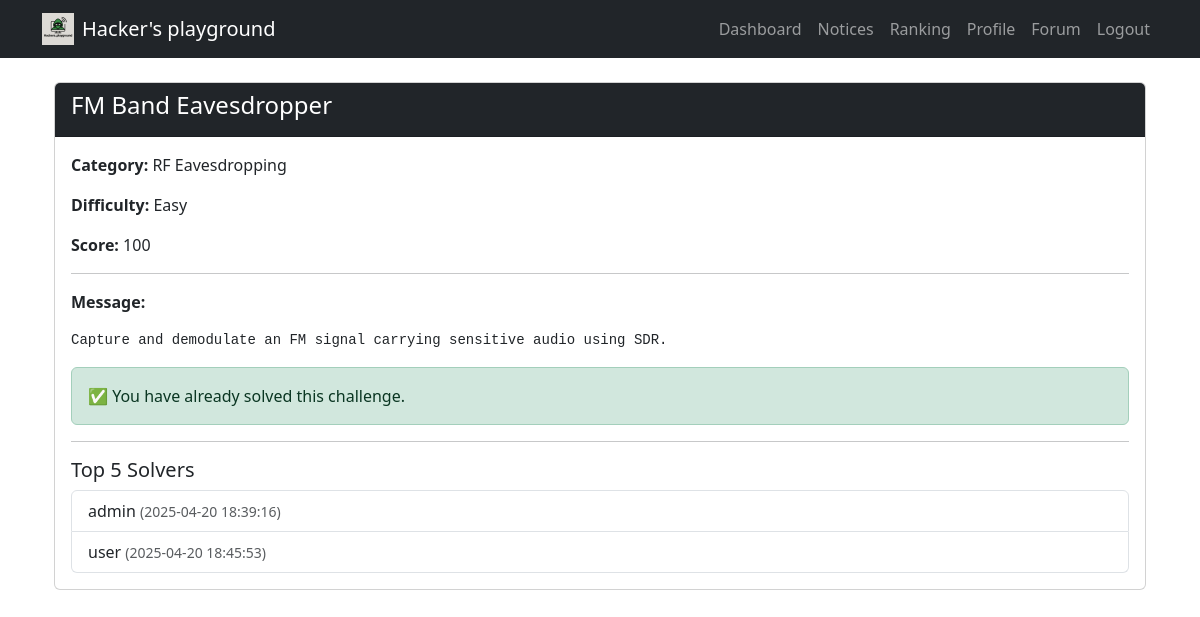
/challenge/1 (signed in), run on an earlier commit of the app's database.
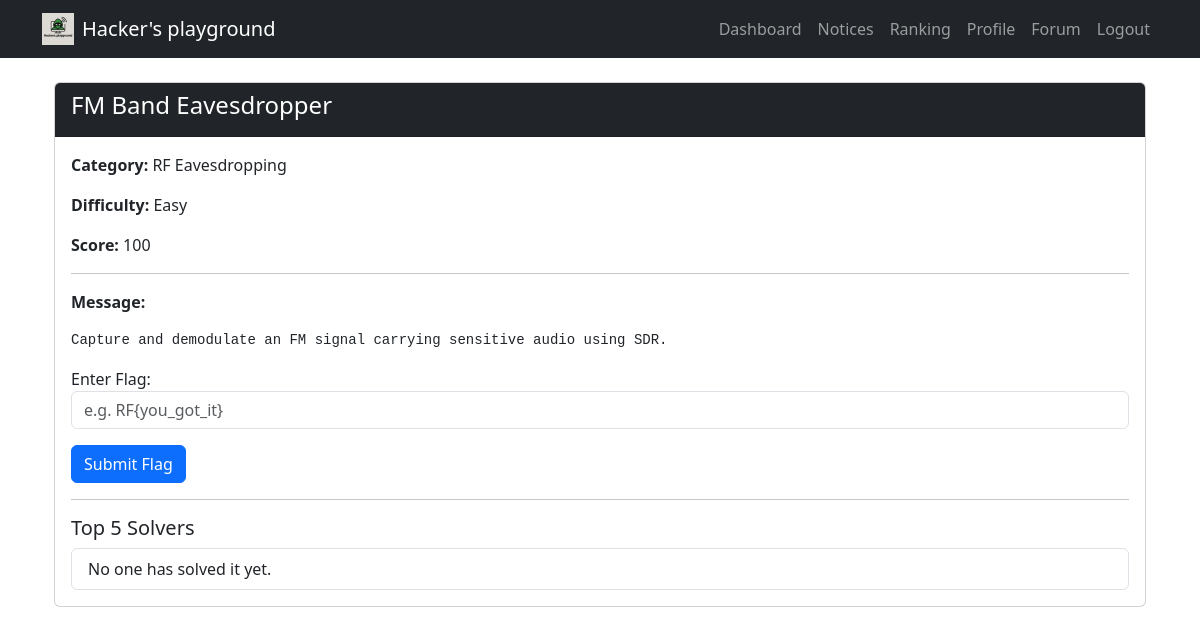
And on a later commit of the database.
### tables this page shows
CREATE TABLE solves (
  id INTEGER PRIMARY KEY AUTOINCREMENT,
  user_id INTEGER,
  challenge_id INTEGER,
  solved_at TEXT DEFAULT CURRENT_TIMESTAMP,
  FOREIGN KEY(user_id) REFERENCES users(id),
  FOREIGN KEY(challenge_id) REFERENCES challenges(id)
);

CREATE TABLE users (
  id INTEGER PRIMARY KEY AUTOINCREMENT,
  username TEXT NOT NULL UNIQUE,
  password TEXT NOT NULL,
  email TEXT,
  comment TEXT,
  nationality TEXT,
  score INTEGER DEFAULT 0,
  ranking INTEGER DEFAULT 0
);

### routes/challenge.py (the view, shortened to what this page needs)
@challenge_routes.route('/challenge/<int:challenge_id>', methods=['GET', 'POST'])
def challenge(challenge_id):
    if 'user_id' not in session:
        return redirect('/login')
    conn = get_db()
    cur = conn.cursor()
    cur.execute("SELECT * FROM challenges WHERE id=?", (challenge_id,))
    challenge = cur.fetchone()
    if not challenge:
        flash("Challenge not found.")
        return redirect('/dashboard')
    cur.execute("SELECT 1 FROM solves WHERE user_id=? AND challenge_id=?", (session['user_id'], challenge_id))
    already_solved = cur.fetchone()
    cur.execute("""
        SELECT u.username, s.solved_at
        FROM solves s JOIN users u ON s.user_id = u.id
        WHERE s.challenge_id = ?
        ORDER BY s.solved_at ASC
        LIMIT 5
    """, (challenge_id,))
    solvers = cur.fetchall()
    return render_template('challenge/challenge.html', challenge=challenge, already_solved=bool(already_solved), solvers=solvers)

### routes/challenge.py (called while the page is built)
def get_db():
    conn = sqlite3.connect('database.db')
    conn.row_factory = sqlite3.Row
    return conn

### templates/challenge/challenge.html
{% extends "base.html" %}
{% block content %}
<div class="container">
  <div class="card">
    <div class="card-header bg-dark text-white">
      <h4>{{ challenge.title }}</h4>
    </div>
    <div class="card-body">
      <p><strong>Category:</strong> {{ challenge.category }}</p>
      <p><strong>Difficulty:</strong> {{ challenge.difficulty }}</p>
      <p><strong>Score:</strong> {{ challenge.score }}</p>
      <hr>
      <p><strong>Message:</strong></p>
      <pre>{{ challenge.message }}</pre>
      {% if already_solved %}
        <div class="alert alert-success">✅ You have already solved this challenge.</div>
      {% else %}
        <form method="POST">
          <div class="mb-3">
            <label for="flag">Enter Flag:</label>
            <input type="text" class="form-control" name="flag" placeholder="e.g. RF{you_got_it}" required>
          </div>
          <button class="btn btn-primary">Submit Flag</button>
        </form>
      {% endif %}
      <hr>
      <h5>Top 5 Solvers</h5>
      <ul class="list-group">
        {% for solver in solvers %}
          <li class="list-group-item">{{ solver.username }} <small class="text-muted">({{ solver.solved_at }})</small></li>
        {% else %}
          <li class="list-group-item">No one has solved it yet.</li>
        {% endfor %}
      </ul>
    </div>
  </div>
</div>
{% endblock %}

What changed in the data, as far as the page shows it:
removed solves: username "admin", solved_at "2025-04-20 18:39:16"
removed solves: username "user", solved_at "2025-04-20 18:45:53"
Also different on the page:
text no longer shown: "✅ You have already solved this challenge."
text now shown: "Enter Flag: Submit Flag No one has solved it yet."
